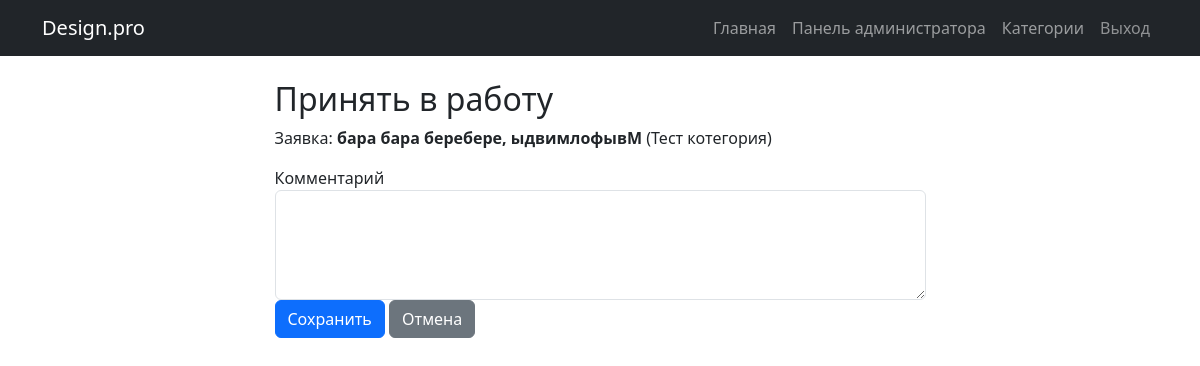
Page /superadmin/application/11/in-work/ (signed in) on the committed database.
### main/models.py (models this page shows, shortened)
class Application(models.Model):
    STATUS_CHOICES = [
        ('new', 'Новая'),
        ('in_work', 'Принято в работу'),
        ('done', 'Выполнено'),
    ]
    user = models.ForeignKey(User, on_delete=models.CASCADE, verbose_name='Автор')
    title = models.CharField('Название', max_length=200)
    description = models.TextField('Описание')
    category = models.ForeignKey(Category, on_delete=models.CASCADE, verbose_name='Категория')#как по тз, - категория => - заявки
    image = models.ImageField('Фото/план помещения', upload_to='applications/')
    status = models.CharField('Статус', max_length=10, choices=STATUS_CHOICES, default='new')
    created_at = models.DateTimeField('Дата создания', auto_now_add=True)# ставится сама, оно умное:)
    comment = models.TextField('Комментарий', blank=True)# для "Принято в работу"
    design_image = models.ImageField('Изображение дизайна', upload_to='designs/',
                                     blank=True, null=True)# для "Выполнено"
    class Meta:
        ordering = ['-created_at']# новые заявки сверху(перевернутая сортировка)
        verbose_name = 'Заявка'
        verbose_name_plural = 'Заявки'

class Category(models.Model):
    name = models.CharField('Название', max_length=100, unique=True)
    class Meta:
        verbose_name = 'Категория'
        verbose_name_plural = 'Категории'

### main/views.py (the view)
# urls.py: path('superadmin/application/<int:pk>/in-work/', views.set_in_work, name='set_in_work'),
@user_passes_test(is_admin, login_url='index')
def set_in_work(request, pk):
    application = get_object_or_404(Application, pk=pk)
    if application.status != 'new':
        messages.error(request, 'Сменить статус можно только у заявки со статусом «Новая».')
        return redirect('admin_panel')
    if request.method == 'POST':
        form = InWorkForm(request.POST)
        if form.is_valid():
            application.comment = form.cleaned_data['comment']
            application.status = 'in_work'
            application.save()
            messages.success(request, 'Заявка принята в работу.')
            return redirect('admin_panel')
    else:
        form = InWorkForm()
    return render(request, 'main/change_status.html', {
        'form': form,
        'application': application,
        'action': 'Принять в работу',
    })

### main/forms.py
class InWorkForm(forms.Form):
    comment = forms.CharField(
        label='Комментарий',
        widget=forms.Textarea(attrs={'class': 'form-control', 'rows': 4}))

### main/views.py (called while the page is built)
def is_admin(user):
    return user.is_staff

### main/templates/main/change_status.html (shortened to what this page needs)
{% extends "main/base.html" %}
{% block content %}
<div class="col-md-7 mx-auto">
  <h2>{{ action }}</h2>
  <p>Заявка: <strong>{{ application.title }}</strong> ({{ application.category.name }})</p>
  <form method="post" enctype="multipart/form-data" novalidate>
    {% for field in form %}
      <div class="form-group {% if field.errors %}has-error{% endif %}">
        <label>{{ field.label }}</label>
        {{ field }}
      </div>
    {% endfor %}
    <button type="submit" class="btn btn-primary">Сохранить</button>
    <a href="{% url 'admin_panel' %}" class="btn btn-secondary">Отмена</a>
  </form>
</div>
{% endblock %}

### rows in the picture
Application: title "бара бара беребере, ыдвимлофывМ", category.name "Тест котегория"

### other values in the picture
{{ action }} "Принять в работу"
{{ field.label }} "Комментарий"
